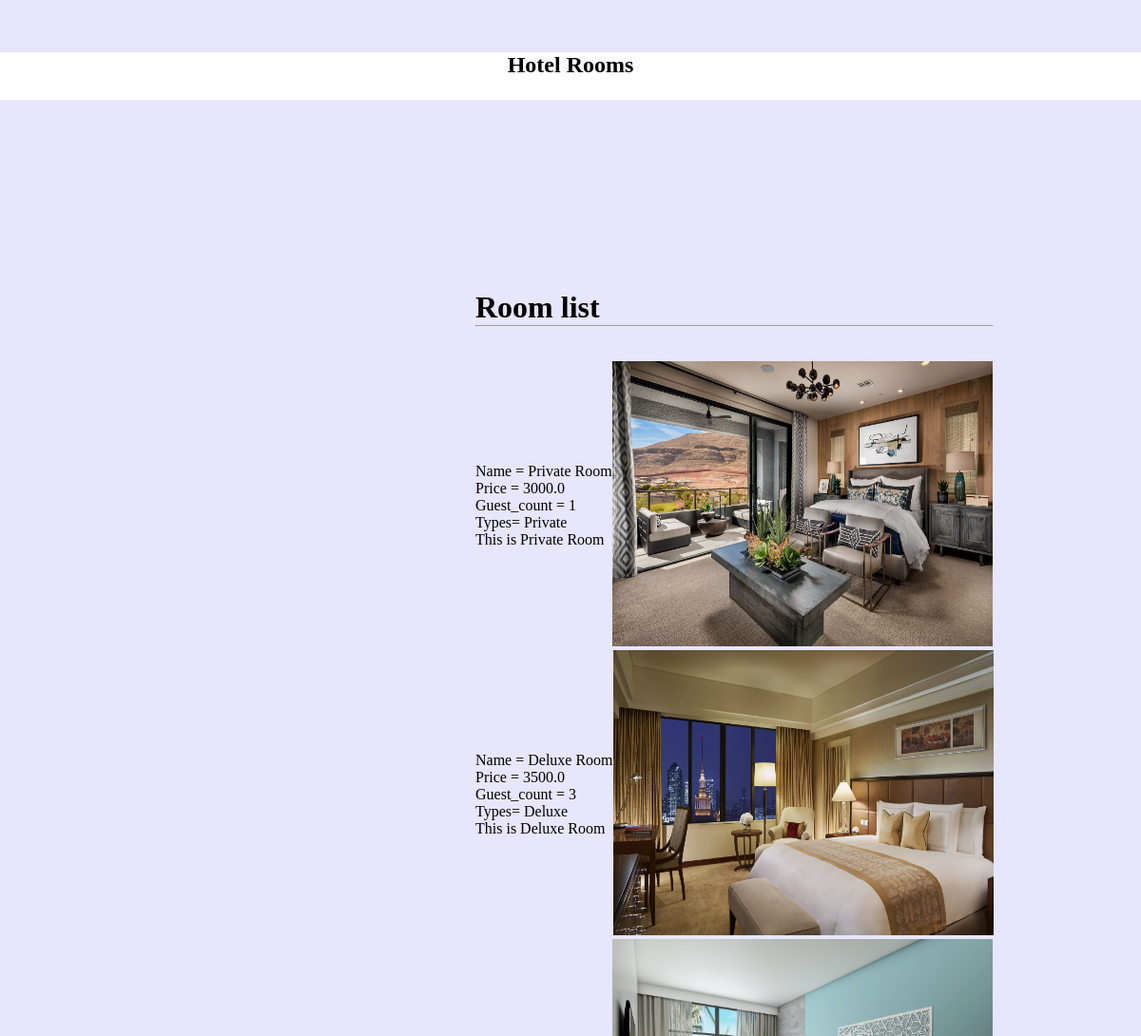
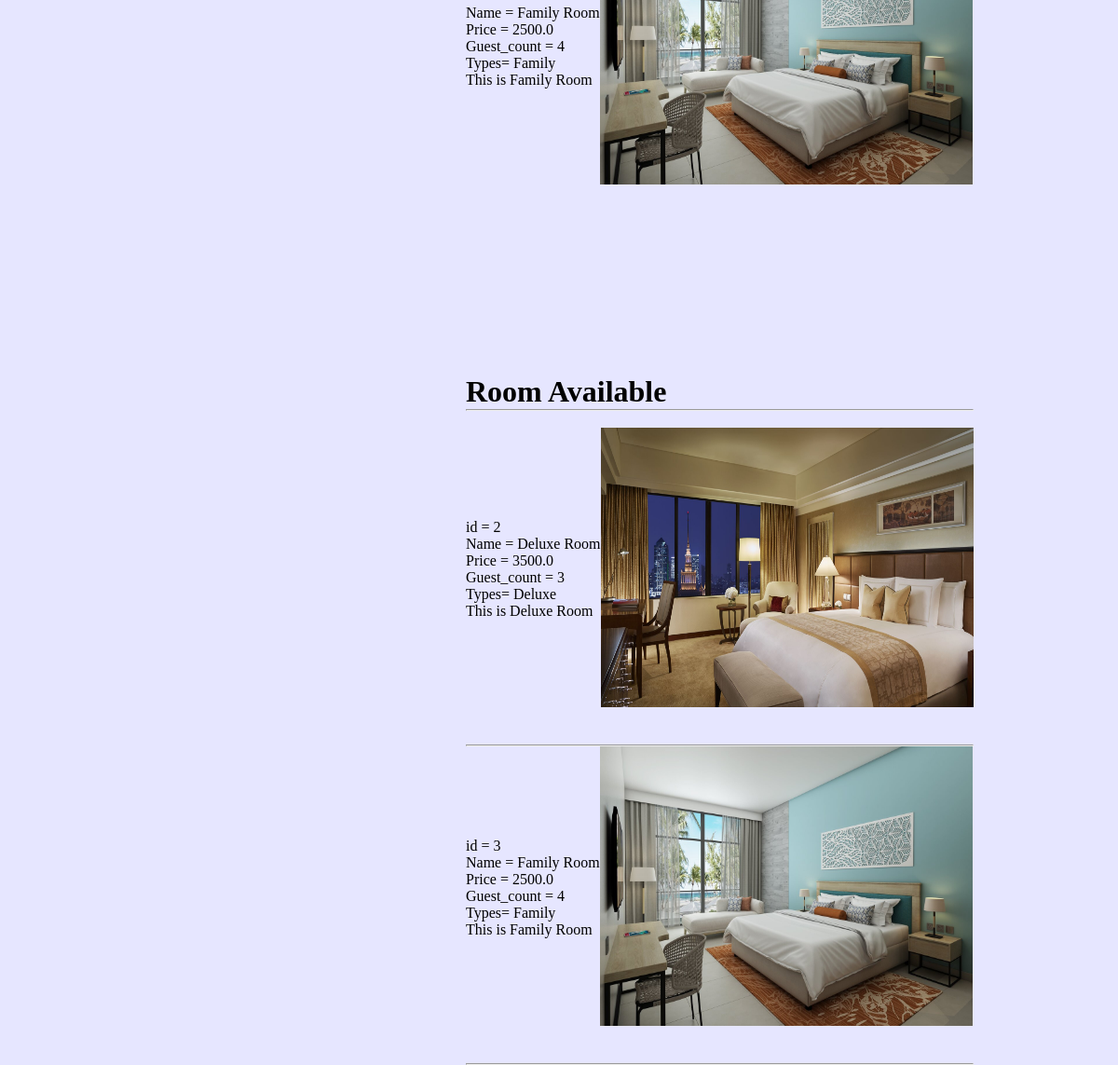
/service/ (signed in), run on the app's committed database (2 pictures, top to bottom).
### home/models.py (models this page shows, shortened)
class RoomDetails(models.Model):
    name = models.CharField(max_length=100)
    guest_count = models.IntegerField(default=3)
    price = models.DecimalField(decimal_places=1, max_digits=10)
    types = models.CharField(max_length=100)
    image = models.ImageField()
    availability = models.BooleanField(default=True)
    About = models.CharField(max_length=500)

### home/views.py (the view)
# urls.py: path('service/',views.services,name='service'),
@login_required(login_url='login')
def services(request):
    context = {
        'service': RoomDetails.objects.all(),
        'services': RoomDetails.objects.filter(availability=True)
        }
    return render(request,'home/service.html',context)
    return render(request,'home/service.html')

### home/templates/home/service.html (shortened to what this page needs)
{% load static %}
<!DOCTYPE html>
<html lang="en">
<head>
</head>
<body>
   <div class="container">
      <section class="navsection">
         <h1> Hotel Rooms</h1>
      </section>
      <div class="content">
            <div class="Available">
                  <h1>Room list</h1>
                  <hr>
                  <br>
                  <br>
                  {% for service in service  %}
                  <div class="available-room">
                     <div>
                        <p> Name = {{ service.name }}</p>
                        <p>Price = {{service.price}}</p>
                        <p>Guest_count = {{service.guest_count}}</p>
                        <p>Types= {{service.types}}</p>
                        <p>{{ service.About }}</p>
                     </div>
                     <div class="img1">
                        <img src='{{service.image.url}}' alt="" style="width: 400px; height: 300px;">
                     </div>
                  </div>
                  {% endfor %}
            </div>
         <div class="Available">
            <h1>Room Available</h1>
            <hr>
            <br>
                  {% for service in services  %}
                  <div class="available-room">
                     <div>
                        <p>id = {{ service.id }}</p>
                        <p> Name = {{ service.name }}</p>
                        <p>Price = {{service.price}}</p>
                        <p>Guest_count = {{service.guest_count}}</p>
                        <p>Types= {{service.types}}</p>
                        <p>{{ service.About }}</p>
                     </div>
                     <div>
                        <a href="{% url 'booking' service.id %}"><img src='{{service.image.url}}' alt="" style="width: 400px; height: 300px;"></a>
                     </div>
                  </div>
                  <br>
                  <br>
                  <hr>
                  {% endfor %}
         </div>
      </div>
   </div>
</body>
</html>

### home/templates/home/service.html (style rules this page uses)
* { margin: 0; padding: 0; }
body { background-color:rgb(230, 230, 255); }
.container { width: 100%; height: 100%; }
.navsection { height: 50px; background-color: white; margin-top: 55px; text-align: center; }
.container .content { position: absolute; }
.Available { margin-top: 200px; margin-left: 500px; }
.all-room, .available-room { display: flex; align-items: center; align-items: center; }

### data on the page
RoomDetails: name "Private Room", price "3000.0", guest_count "1", types "Private", About "This is Private Room", image (picture)
RoomDetails: name "Deluxe Room", price "3500.0", guest_count "3", types "Deluxe", About "This is Deluxe Room", image (picture), id "2"
RoomDetails: name "Family Room", price "2500.0", guest_count "4", types "Family", About "This is Family Room", image (picture), id "3"
